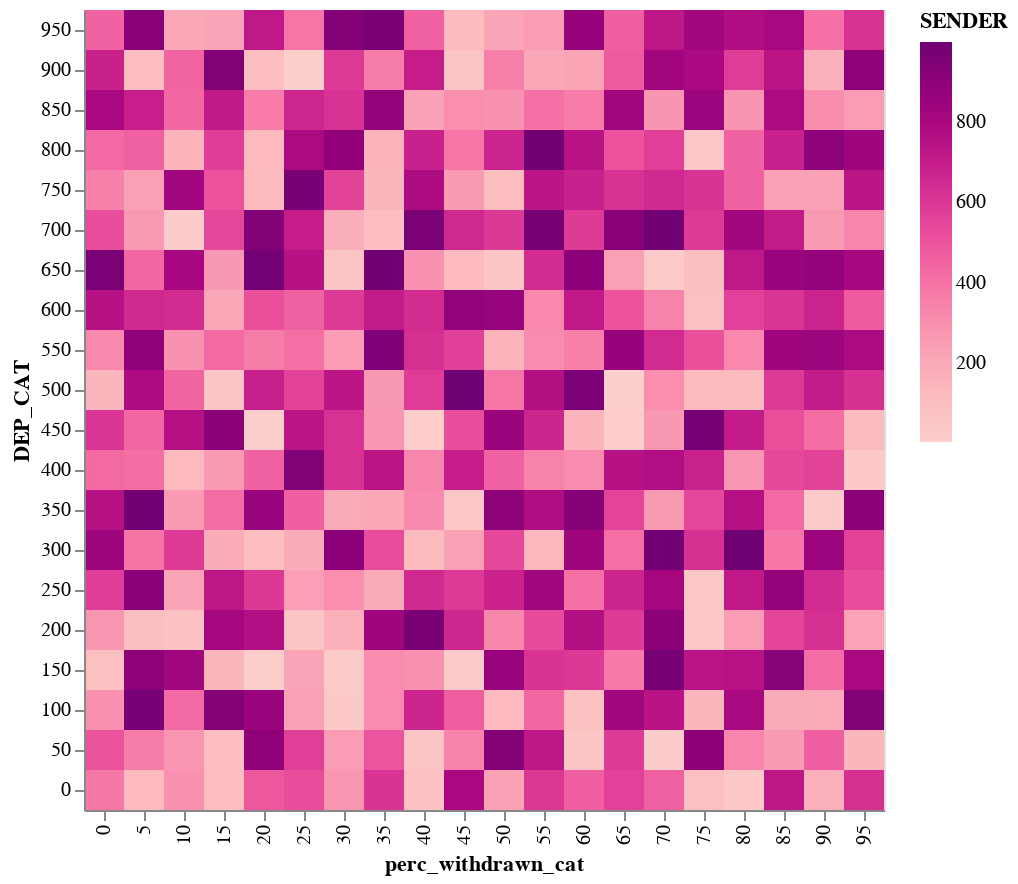

The notebook cell saved with this chart:
### Code cell
alt.Chart(df).mark_rect().encode(
    x=alt.X('perc_withdrawn_cat:O', sort=alt.EncodingSortField(order='ascending')),
    y=alt.Y('DEP_CAT:O', sort=alt.EncodingSortField(order='ascending')),
    color=alt.Color('SENDER:Q',
            scale=alt.Scale(scheme='redpurple')),
    tooltip=['perc_withdrawn_cat:O','DEP_CAT:O']
)

### Figure 1 — Vega-Lite specification as saved in the notebook (floating-point values rounded to 4 significant figures; data arrays with more than 128 entries replaced by an {"elided": "..."} marker saying what was removed)
{"config": {"view": {"continuousWidth": 400, "continuousHeight": 300}}, "data": {"name": "data-2bc6b0af576c294789a85e79239f3e5e"}, "mark": "rect", "encoding": {"color": {"field": "SENDER", "scale": {"scheme": "redpurple"}, "type": "quantitative"}, "tooltip": [{"field": "perc_withdrawn_cat", "type": "ordinal"}, {"field": "DEP_CAT", "type": "ordinal"}], "x": {"field": "perc_withdrawn_cat", "sort": {"order": "ascending"}, "type": "ordinal"}, "y": {"field": "DEP_CAT", "sort": {"order": "ascending"}, "type": "ordinal"}}, "$schema": "https://vega.github.io/schema/vega-lite/v4.17.0.json", "datasets": {"data-2bc6b0af576c294789a85e79239f3e5e": {"elided": "400 records"}}}
